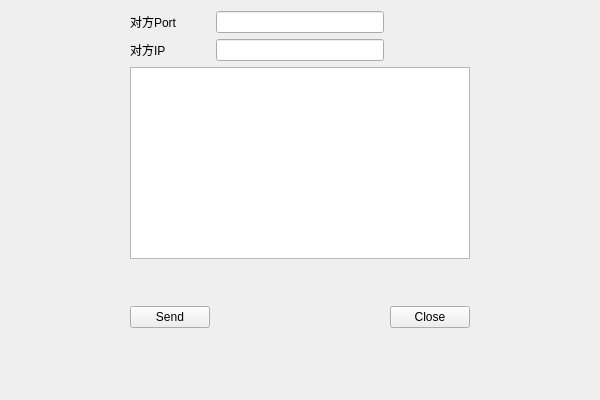
<?xml version="1.0" encoding="UTF-8"?>
<ui version="4.0">
 <class>UdpMultiWidget</class>
 <widget class="QWidget" name="UdpMultiWidget">
  <property name="geometry">
   <rect>
    <x>0</x>
    <y>0</y>
    <width>600</width>
    <height>400</height>
   </rect>
  </property>
  <property name="windowTitle">
   <string>Form</string>
  </property>
  <layout class="QGridLayout" name="gridLayout">
   <item row="0" column="2">
    <widget class="QLineEdit" name="lineEditPort"/>
   </item>
   <item row="4" column="4">
    <spacer name="horizontalSpacer_3">
     <property name="orientation">
      <enum>Qt::Horizontal</enum>
     </property>
     <property name="sizeHint" stdset="0">
      <size>
       <width>93</width>
       <height>20</height>
      </size>
     </property>
    </spacer>
   </item>
   <item row="4" column="2">
    <spacer name="horizontalSpacer">
     <property name="orientation">
      <enum>Qt::Horizontal</enum>
     </property>
     <property name="sizeHint" stdset="0">
      <size>
       <width>168</width>
       <height>20</height>
      </size>
     </property>
    </spacer>
   </item>
   <item row="1" column="1">
    <widget class="QLabel" name="label_2">
     <property name="text">
      <string>对方IP</string>
     </property>
    </widget>
   </item>
   <item row="4" column="0">
    <spacer name="horizontalSpacer_2">
     <property name="orientation">
      <enum>Qt::Horizontal</enum>
     </property>
     <property name="sizeHint" stdset="0">
      <size>
       <width>94</width>
       <height>20</height>
      </size>
     </property>
    </spacer>
   </item>
   <item row="1" column="2">
    <widget class="QLineEdit" name="lineEditIP"/>
   </item>
   <item row="2" column="1" colspan="3">
    <widget class="QTextEdit" name="textEdit"/>
   </item>
   <item row="0" column="1">
    <widget class="QLabel" name="label">
     <property name="text">
      <string>对方Port</string>
     </property>
    </widget>
   </item>
   <item row="3" column="2">
    <spacer name="verticalSpacer">
     <property name="orientation">
      <enum>Qt::Vertical</enum>
     </property>
     <property name="sizeHint" stdset="0">
      <size>
       <width>20</width>
       <height>40</height>
      </size>
     </property>
    </spacer>
   </item>
   <item row="3" column="3">
    <widget class="QPushButton" name="btnClose">
     <property name="text">
      <string>Close</string>
     </property>
    </widget>
   </item>
   <item row="3" column="1">
    <widget class="QPushButton" name="btnSend">
     <property name="text">
      <string>Send</string>
     </property>
    </widget>
   </item>
  </layout>
 </widget>
 <resources/>
 <connections/>
</ui>
